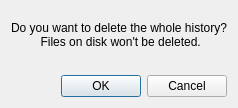
<?xml version="1.0" encoding="UTF-8"?>
<ui version="4.0">
 <class>Dialog</class>
 <widget class="QDialog" name="Dialog">
  <property name="windowModality">
   <enum>Qt::WindowModal</enum>
  </property>
  <property name="geometry">
   <rect>
    <x>0</x>
    <y>0</y>
    <width>431</width>
    <height>166</height>
   </rect>
  </property>
  <property name="windowTitle">
   <string>Do you want to erase history?</string>
  </property>
  <layout class="QGridLayout" name="gridLayout">
   <property name="sizeConstraint">
    <enum>QLayout::SetFixedSize</enum>
   </property>
   <item row="0" column="0">
    <layout class="QVBoxLayout" name="verticalLayout_2">
     <property name="sizeConstraint">
      <enum>QLayout::SetFixedSize</enum>
     </property>
     <item>
      <spacer name="verticalSpacer_2">
       <property name="orientation">
        <enum>Qt::Vertical</enum>
       </property>
       <property name="sizeHint" stdset="0">
        <size>
         <width>20</width>
         <height>10</height>
        </size>
       </property>
      </spacer>
     </item>
     <item>
      <layout class="QHBoxLayout" name="horizontalLayout_3">
       <property name="sizeConstraint">
        <enum>QLayout::SetFixedSize</enum>
       </property>
       <item>
        <layout class="QVBoxLayout" name="verticalLayout">
         <property name="spacing">
          <number>10</number>
         </property>
         <property name="sizeConstraint">
          <enum>QLayout::SetFixedSize</enum>
         </property>
         <item>
          <widget class="QLabel" name="label">
           <property name="text">
            <string>Do you want to delete the whole history?
 Files on disk won't be deleted.</string>
           </property>
           <property name="alignment">
            <set>Qt::AlignCenter</set>
           </property>
          </widget>
         </item>
         <item>
          <layout class="QHBoxLayout" name="horizontalLayout_2">
           <property name="spacing">
            <number>0</number>
           </property>
           <property name="sizeConstraint">
            <enum>QLayout::SetFixedSize</enum>
           </property>
          </layout>
         </item>
        </layout>
       </item>
      </layout>
     </item>
     <item>
      <spacer name="verticalSpacer">
       <property name="orientation">
        <enum>Qt::Vertical</enum>
       </property>
       <property name="sizeHint" stdset="0">
        <size>
         <width>20</width>
         <height>20</height>
        </size>
       </property>
      </spacer>
     </item>
     <item>
      <layout class="QHBoxLayout" name="horizontalLayout">
       <property name="sizeConstraint">
        <enum>QLayout::SetFixedSize</enum>
       </property>
       <item>
        <spacer name="horizontalSpacer">
         <property name="orientation">
          <enum>Qt::Horizontal</enum>
         </property>
         <property name="sizeHint" stdset="0">
          <size>
           <width>40</width>
           <height>20</height>
          </size>
         </property>
        </spacer>
       </item>
       <item>
        <widget class="QDialogButtonBox" name="buttonBox">
         <property name="standardButtons">
          <set>QDialogButtonBox::Cancel|QDialogButtonBox::Ok</set>
         </property>
        </widget>
       </item>
      </layout>
     </item>
    </layout>
   </item>
  </layout>
 </widget>
 <resources/>
 <connections>
  <connection>
   <sender>buttonBox</sender>
   <signal>accepted()</signal>
   <receiver>Dialog</receiver>
   <slot>accept()</slot>
   <hints>
    <hint type="sourcelabel">
     <x>352</x>
     <y>135</y>
    </hint>
    <hint type="destinationlabel">
     <x>347</x>
     <y>0</y>
    </hint>
   </hints>
  </connection>
  <connection>
   <sender>buttonBox</sender>
   <signal>rejected()</signal>
   <receiver>Dialog</receiver>
   <slot>reject()</slot>
   <hints>
    <hint type="sourcelabel">
     <x>282</x>
     <y>133</y>
    </hint>
    <hint type="destinationlabel">
     <x>232</x>
     <y>1</y>
    </hint>
   </hints>
  </connection>
 </connections>
</ui>
